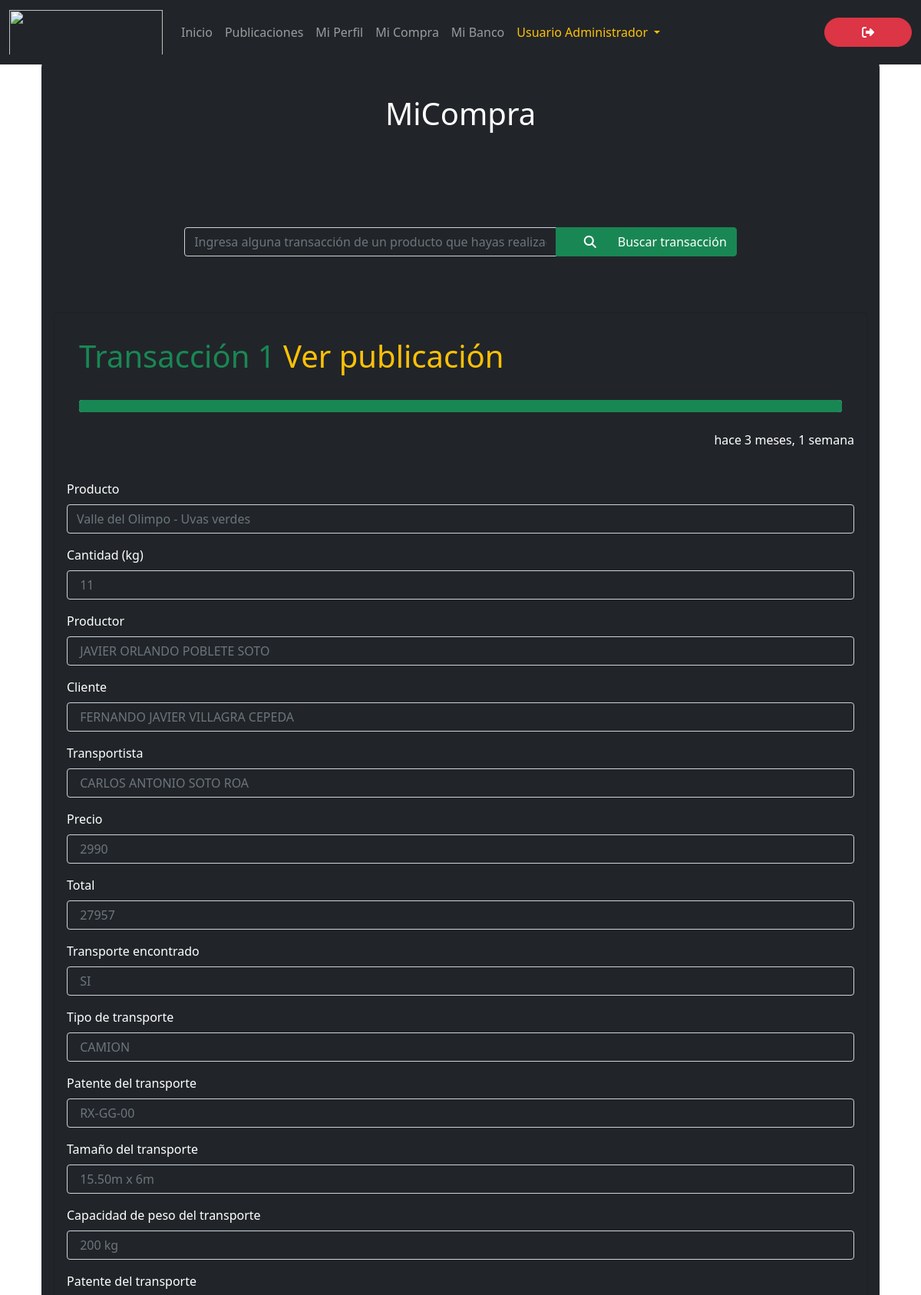
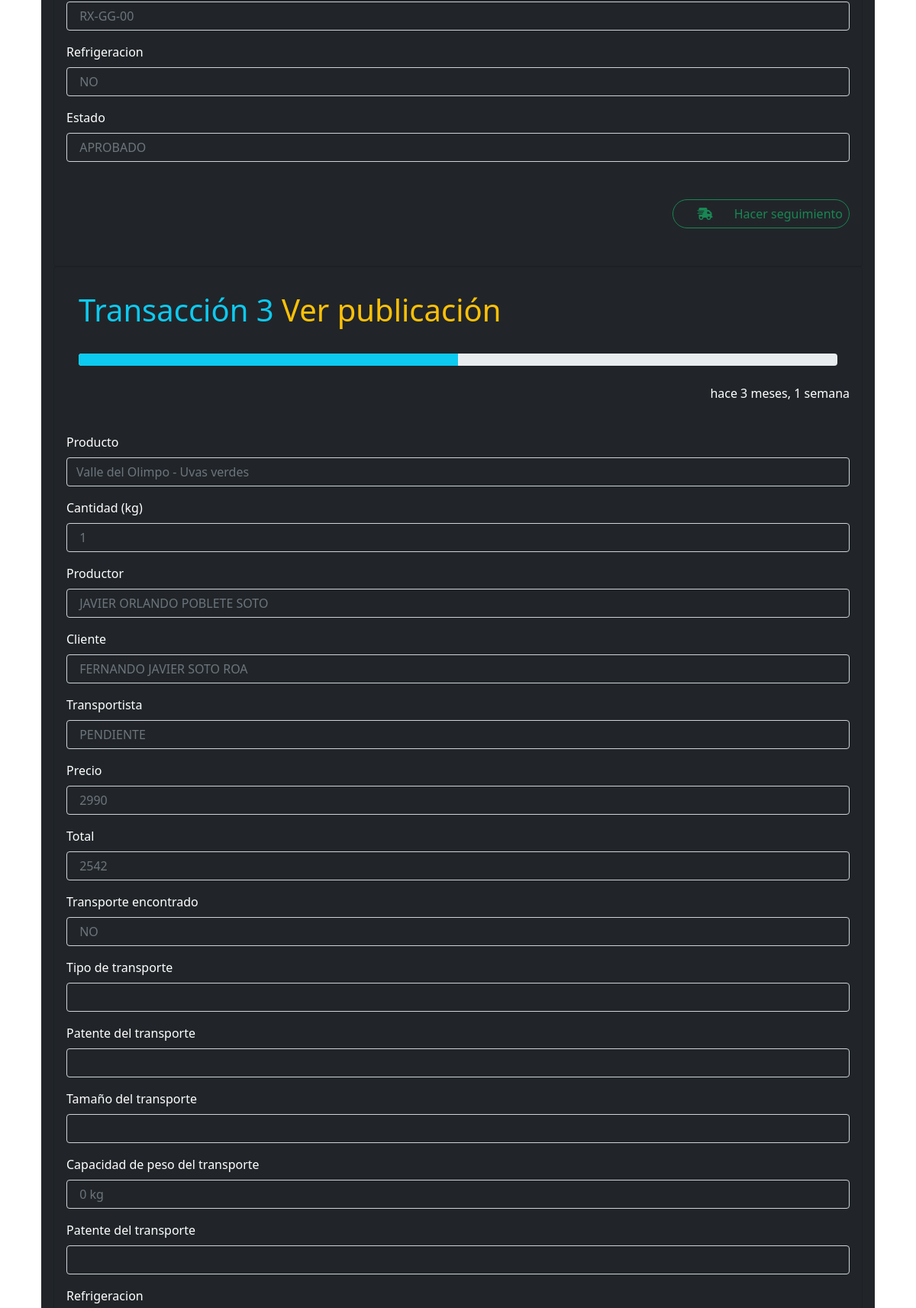
Page /product/1/sold/ (signed in, upper part) on the committed database (2 pictures, top to bottom).
### maipogrande/models.py (models this page shows, shortened)
class Transaction(models.Model):
    id_transaction = models.AutoField(
        primary_key = True,
        editable = False
    )
    id_product = models.IntegerField(
        validators = [MinValueValidator(1), MaxValueValidator(10000000000)]
    )
    id_transport = models.IntegerField(
        validators = [MinValueValidator(1), MaxValueValidator(10000000000)]
    )
    timestamp = models.DateTimeField(
        default = timezone.localtime(timezone.now()).strftime("%Y-%m-%d %H:%M:%S")
    )
    product = models.CharField(
        max_length = 100,
        blank = True
    )
    type_sale = models.CharField(
        max_length = 15,
        choices = TYPE_SALE,
        default = TYPE_SALE[0][0]
    )
    quantity = models.IntegerField(
        validators = [MinValueValidator(1), MaxValueValidator(1000)]
    )
    producer = models.CharField(
        max_length = 100,
        blank = True
    )
    client = models.CharField(
        max_length = 100,
        blank = True
    )
    transportist = models.CharField(
        max_length = 100,
        blank = True
    )
    price = models.IntegerField(
        validators = [MinValueValidator(1000), MaxValueValidator(1000000000)]
    )
    total = models.IntegerField(
        validators = [MinValueValidator(1000), MaxValueValidator(1000000000)]
    )
    transport_status = models.CharField(
        max_length = 2,
        choices = ANSWER,
        blank = True,
        default = ANSWER[0][0]
    )
    transport_type = models.CharField(
        max_length = 150,
        choices = TYPE_TRANSPORT,
        blank = True
    )
    transport_patent = models.CharField(
        max_length = 20,
        blank = True
    )
    transport_size = models.CharField(
        max_length = 50,
        blank = True
    )
    transport_capacity = models.IntegerField(
        validators = [MinValueValidator(1), MaxValueValidator(10000)],
        default = 0
    )
    transport_refrigeration = models.CharField(
        max_length = 2,
        choices = ANSWER,
        blank = True,
        default = ANSWER[0][0]
    )
    status = models.CharField(
        max_length = 20,
        choices = OFFER_STATUS,
        default = OFFER_STATUS[0][0]
    )
    class Meta:
        ordering = ['timestamp']

### maipogrande/views.py (the view)
# urls.py: path('product/<int:id_product>/sold/', views.product_sold, name = 'product_sold'),
def product_sold(request, id_product = None):
	current_user = get_object_or_404(CustomUser, pk = request.user.pk)
	product = Product.objects.filter(id=id_product).first()
	purchased_product = Transaction.objects.filter(product=product.title)
	context = {'purchased_product' : purchased_product}
	return render(request, 'purchased-product.html', context)

### maipogrande/templates/purchased-product.html (shortened to what this page needs)
{% extends './layout.html' %}
{% block content %}
{% load humanize %}
{% load static %}
<div class="row">
    <div class="col-12">
		<div class="p-3 mb-2 bg-dark text-white" style="border-radius: 40px;">
			{% if request.user.type == "PRODUCTOR" %}
				<h1 class="display-6 text-title text-center">MiVenta</h1>
			{% elif request.user.type == "CLIENTE EXTERNO" or request.user.type == "CLIENTE INTERNO" %}
				<h1 class="display-6 text-title text-center">MiCompra</h1>
			{% elif request.user.type == "TRANSPORTISTA" %}
				<h1 class="display-6 text-title text-center">Transacciones</h1>
			{% endif %}
			<div class="col-sm-12 col-md-12 col-lg-12 col-xl-12 bg-dark text-white">
				{% if purchased_product.count == 0 %}
					<div class="mb-2bg-white text-white" style="padding-top: 100px; padding-bottom: 100px;">
						<h1 class="display-6 text-center">No hay compras realizadas por el momento ☹</h1>
					</div>
				{% else %}
					<div class="p-3 bg-dark text-white">
						<div class="col-sm-12 col-md-12 col-lg-12 col-xl-12" id="searcher" >
							<form action="{% url 'search_purchased_product' %}" class="form-inline" method="get">
								<div class="input-group align-content-end" style="padding-left: 15%; padding-right: 15%;">
									<input name="search"
										type=""
										class="form-control bg-transparent text-white"
										placeholder="Ingresa alguna transacción de un producto que hayas realizado"
										id="input-search">
									<button class="btn btn-success btn-group-sm" type="submit" id="btn-search">
										<span class="icon">
											<i class="fa-solid fa-search"></i>
										</span>
										<span class="btn-text">
											Buscar transacción
										</span>
									</button>
								</div>
							</form>
						</div>
					</div>
					<hr class = "featurette-divider"
						style = "padding-top : 5px; padding-bottom: 20px; background-color: transparent;">
					{% for product in purchased_product %}
						<div class="card bg-dark">
							<div class="card-body">
								<div class="row">
									<div class="col-sm-12 col-md-12 col-lg-12 col-xl-12">
										<div class="p-3 mb-2 bg-dark">
											{% if product.status == "APROBADO" %}
												<h1 class="display-6 text-start text-success">
													Transacción {{ product.id_transaction }}
													<a class="display-6 text-end link-warning"
													href="{% url 'view_product_post' product.id_product %}"
													style="text-decoration:none">Ver publicación</a>
												</h1>
												<hr class = "featurette-divider"
													style = "background-color: transparent;">
												<div class="progress">
													<div class="progress-bar bg-success" role="progressbar" style="width: 100%" aria-valuenow="100" aria-valuemin="100" aria-valuemax="100"></div>
												</div>
											{% elif product.status == "PENDIENTE" %}
												<h1 class="display-6 text-start text-info">
													Transacción {{ product.id_transaction }}
													<a class="display-6 text-end link-warning"
													   href="{% url 'view_product_post' product.id_product %}"
													   style="text-decoration:none">Ver publicación</a>
												</h1>
												<hr class = "featurette-divider"
													style = "background-color: transparent;">
												<div class="progress">
													<div class="progress-bar bg-info" role="progressbar" style="width: 50%" aria-valuenow="50" aria-valuemin="100" aria-valuemax="100"></div>
												</div>
											{% endif %}
										</div>
										<div class = "form-group">
											<fieldset disabled>
												<div class="mb-3 text-end">
													<time data-time="#">{{ product.timestamp|naturaltime }}</time>
													<br></br>
												</div>
												<div class="mb-3">
													<label for="product" class="form-label">Producto </label>
													<input type="text" id="product" class="form-control bg-transparent text-white" placeholder="{{ product.product }}">
												</div>
												<div class="mb-3">
													<label for="quantity" class="form-label">Cantidad (kg) </label>
													<input type="text" id="quantity" class="form-control bg-transparent text-white" placeholder=" {{ product.quantity }}">
												</div>
												<div class="mb-3">
													<label for="producer" class="form-label">Productor </label>
													<input type="text" id="producer" class="form-control bg-transparent text-white" placeholder=" {{ product.producer }}">
												</div>
												<div class="mb-3">
													<label for="client" class="form-label">Cliente </label>
													<input type="text" id="client" class="form-control bg-transparent text-white" placeholder=" {{ product.client }}">
												</div>
												<div class="mb-3">
													<label for="transportation" class="form-label">Transportista </label>
													<input type="text" id="transportation" class="form-control bg-transparent text-white" placeholder=" {{ product.transportist }}">
												</div>
												<div class="mb-3">
													<label for="price" class="form-label">Precio </label>
													<input type="text" id="price" class="form-control bg-transparent text-white" placeholder=" {{ product.price }}">
												</div>
												<div class="mb-3">
													<label for="total" class="form-label">Total </label>
													<input type="text" id="total" class="form-control bg-transparent text-white" placeholder=" {{ product.total }}">
												</div>
												<div class="mb-3">
													<label for="transportation" class="form-label">Transporte encontrado </label>
													<input type="text" id="transportation" class="form-control bg-transparent text-white" placeholder=" {{ product.transport_status }}">
												</div>
												<div class="mb-3">
													<label for="transport-type" class="form-label">Tipo de transporte </label>
													<input type="text" id="transport-type" class="form-control bg-transparent text-white" placeholder=" {{ product.transport_type }}">
												</div>
												<div class="mb-3">
													<label for="patent" class="form-label">Patente del transporte </label>
													<input type="text" id="patent" class="form-control bg-transparent text-white" placeholder=" {{ product.transport_patent }}">
												</div>
												<div class="mb-3">
													<label for="size" class="form-label">Tamaño del transporte </label>
													<input type="text" id="size" class="form-control bg-transparent text-white" placeholder=" {{ product.transport_size }}">
												</div>
												<div class="mb-3">
													<label for="capcity" class="form-label">Capacidad de peso del transporte </label>
													<input type="text" id="capcity" class="form-control bg-transparent text-white" placeholder=" {{ product.transport_capacity }} kg">
												</div>
												<div class="mb-3">
													<label for="transportation" class="form-label">Patente del transporte </label>
													<input type="text" id="transportation" class="form-control bg-transparent text-white" placeholder=" {{ product.transport_patent }}">
												</div>
												<div class="mb-3">
													<label for="refrigeracion" class="form-label">Refrigeracion</label>
													<input type="text" id="refrigeracion" class="form-control bg-transparent text-white" placeholder=" {{ product.transport_refrigeration }}">
												</div>
												<div class="mb-3">
													<label for="status" class="form-label">Estado  </label>
													<input type="text" id="status" class="form-control bg-transparent text-white" placeholder=" {{ product.status }}">
												</div>
											</fieldset>
											{% if request.user.type == 'TRANSPORTISTA' %}
												<hr class = "featurette-divider bg-transparent">
												{% if product.status != 'APROBADO' %}
													<div class="d-flex flex-row-reverse">
														<a class="btn btn-outline-success btn-md px-2"
																href="{% url 'offer_transport' id_transaction=product.id_transaction id_product=product.id_product %}"
																style="border-radius: 40px;">
															<span class="icon">
																<i class="fa-solid fa-truck"></i>
															</span>
															<span class="btn-text">
																Ofrecer transporte
															</span>
														</a>
													</div>
												{% elif product.status == 'APROBADO' %}
													<hr class = "featurette-divider bg-transparent">
													<div class="d-flex flex-row-reverse">
														<a class="btn btn-outline-success btn-md px-2"
																href="{% url 'order_tracking' id_transaction=product.id_transaction id_product=product.id_product %}"
																style="border-radius: 40px;">
															<span class="icon">
																<i class="fa-solid fa-truck-fast"></i>
															</span>
															<span class="btn-text">
																Cambiar estado
															</span>
														</a>
													</div>
												{% endif %}
											{% elif request.user.type == 'CLIENTE EXTERNO' or request.user.type == 'CLIENTE INTERNO' %}
												{% if product.status == 'APROBADO' %}
													<hr class = "featurette-divider bg-transparent">
													<div class="d-flex flex-row-reverse">
														<a class="btn btn-outline-success btn-md px-2"
																href="{% url 'order_tracking' id_transaction=product.id_transaction id_product=product.id_product %}"
																style="border-radius: 40px;">
															<span class="icon">
																<i class="fa-solid fa-truck-fast"></i>
															</span>
															<span class="btn-text">
																Hacer seguimiento
															</span>
														</a>
													</div>
												{% endif %}
										{% endif %}
										</div>
										<hr class = "featurette-divider bg-transparent">
									</div>
								</div>
							</div>
						</div>
					{% endfor %}
				{% endif %}
			</div>
		</div>
    </div>
</div>
{% endblock %}

### maipogrande/static/css/style.css (style rules this page uses)
body { padding-top: 3rem; padding-bottom: 3rem; color: #5a5a5a; min-height: 100%; }
.featurette-divider { margin: 5rem 0; }
.text-title { padding-top : 60px; padding-bottom: 100px; }

### maipogrande/templates/base.html (style rules this page uses)
:root { --bs-primary: brown; }
.icon { display: inline-flex; align-items: flex-start; padding: 0 24px; justify-content: start; }
.btn-text { display: inline-flex; justify-content: end; }

### maipogrande/templates/purchased-product.html (style rules this page uses)
.text-title { padding-top : 60px; padding-bottom: 100px; }

### rows in the picture
Transaction: id_transaction "1", timestamp "hace 3 meses, 1 semana", product "Valle del Olimpo - Uvas verdes", quantity "11", producer "JAVIER ORLANDO POBLETE SOTO", client "FERNANDO JAVIER VILLAGRA CEPEDA", transportist "CARLOS ANTONIO SOTO ROA", price "2990", total "27957", transport_status "SI", transport_type "CAMION", transport_patent "RX-GG-00", transport_size "15.50m x 6m", transport_capacity "200 kg", transport_refrigeration "NO", status "APROBADO", shows "Hacer seguimiento"
Transaction: id_transaction "3", timestamp "hace 3 meses, 1 semana", product "Valle del Olimpo - Uvas verdes", quantity "1", producer "JAVIER ORLANDO POBLETE SOTO", client "FERNANDO JAVIER SOTO ROA", transportist "PENDIENTE", price "2990", total "2542", transport_status "NO", transport_capacity "0 kg"
